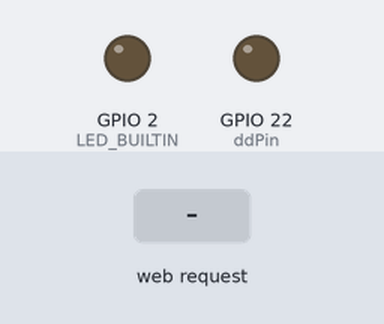
A sketch run on a simulated ESP32. Parts: output pins drawn as LEDs (lit = HIGH). The inputs (shaded band) are chosen by the test bench. What the sketch prints to the serial monitor is not drawn.

Above: at 0.2 s.
At 4.8 s:
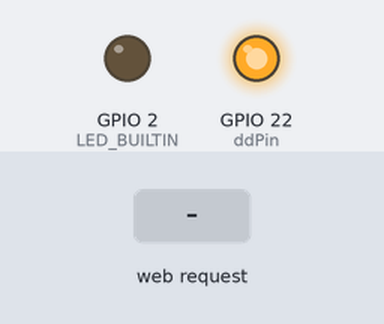
4.9 s: HTTP request GET /W received
6.4 s: HTTP request GET /A received
8.0 s: HTTP request GET /S received
Timing chart, 0 to 11.0 s (numbered marks = the images above; inputs shaded):
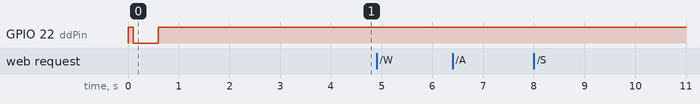

The sketch:

nodemcu_roombacontrol.ino
```cpp
#include <SoftwareSerial.h>
#include <WiFi.h>
#include <WiFiClient.h>
#include <WiFiAP.h>

//Web server off an example from this library https://github.com/espressif/arduino-esp32/tree/master/libraries/WiFi


// Serial1 Create2 connection
int rxPin=21;
int txPin=23;
int lastByte=0;
int sensorVal=0;
int ddPin = 22;

SoftwareSerial Roomba;

/*

  WiFiAccessPoint.ino creates a WiFi access point and provides a web server on it.

  Steps:
  1. Connect to the access point "yourAp"
  2. Go to http://192.168.4.1

*/

// Set these to your desired credentials.
const char *ssid = "yourAP";
const char *password = "yourPassword";

WiFiServer server(80);


void setup() {
  pinMode(LED_BUILTIN, OUTPUT);

  Serial.begin(115200);
  Serial.println();
  Serial.println("Configuring access point...");

  // You can remove the password parameter if you want the AP to be open.
  WiFi.softAP(ssid, password);
  IPAddress myIP = WiFi.softAPIP();
  Serial.print("AP IP address: ");
  Serial.println(myIP);
  server.begin();

  Serial.println("Server started");
  Roomba.begin(19200, rxPin,txPin);

  pinMode(ddPin, OUTPUT);
  digitalWrite(ddPin, HIGH);
  delay(100);
  digitalWrite(ddPin, LOW);
  delay(500);
  digitalWrite(ddPin, HIGH);
  delay(2000);


  Roomba.write(128);  //Start
  Roomba.write(131);  //Safe mode
  delay(1000);
}

int getBattery() //work in progress
{
  Roomba.write(142);
  Roomba.write(25);
  float batVal = Roomba.read();
  Roomba.write(142);
  Roomba.write(26);
  float batCap = Roomba.read();
  return (batVal/batCap)*100;
}


void setDigitLEDs(byte digit1, byte digit2, byte digit3, byte digit4)
{
    Roomba.write(163);
    Roomba.write(digit1);
    Roomba.write(digit2);
    Roomba.write(digit3);
    Roomba.write(digit4);
}


void setPowerLED(byte setColor, byte setIntensity)
{
    int color = setColor;
    int intensity = setIntensity;
    Roomba.write(139);
    Roomba.write((byte)0x00);
    Roomba.write((byte)color);
    Roomba.write((byte)intensity);
}

void driveWheels(int right, int left)
{
  Roomba.write(145);
  Roomba.write(right >> 8);
  Roomba.write(right);
  Roomba.write(left >> 8);
  Roomba.write(left);
}

void loop() {
  WiFiClient client = server.available();   // listen for incoming clients

  if (client) {                             // if you get a client,
    Serial.println("New Client.");           // print a message out the serial port
    String currentLine = "";                // make a String to hold incoming data from the client
    while (client.connected()) {            // loop while the client's connected
      if (client.available()) {             // if there's bytes to read from the client,
        char c = client.read();             // read a byte, then
        Serial.write(c);                    // print it out the serial monitor
        if (c == '\n') {                    // if the byte is a newline character

          // if the current line is blank, you got two newline characters in a row.
          // that's the end of the client HTTP request, so send a response:
          if (currentLine.length() == 0) {
            // HTTP headers always start with a response code (e.g. HTTP/1.1 200 OK)
            // and a content-type so the client knows what's coming, then a blank line:
            client.println("HTTP/1.1 200 OK");
            client.println("Content-type:text/html");
            client.println();

            // the content of the HTTP response follows the header:
            //client.print("<meta http-equiv=\"refresh\" content=\"1\">");
            client.print("<a href=\"/W\" ><button type=\"button\" style=\"width:90px;height:90px;margin-left:45%;\">^</button></a> <br><br>");
            client.print("<a href=\"/A\"><button type=\"button\" style=\"width:90px;height:90px;margin-left:40%;\"><</button></a> <a href=\"/S\"><button type=\"button\" style=\"width:90px;height:90px;margin-left:0%;\">v</button></a> <a href=\"/D\"><button type=\"button\" style=\"width:90px;height:90px;margin-left:0%;\">></button></a> <br>");
           // client.print("<img src=\"https://i.imgur.com/fAcyGS7.jpg\" alt=\"Italian Trulli\">");
            client.print("<br><br> battery value here");
            // The HTTP response ends with another blank line:
            client.println();
            // break out of the while loop:
            break;
          } else {    // if you got a newline, then clear currentLine:
            currentLine = "";
          }

        } else if (c != '\r') {  // if you got anything else but a carriage return character,
          currentLine += c;      // add it to the end of the currentLine
        }


        Serial.println(currentLine);

        //This is pretty simple, checks to see if the HTML request ends in any of these letters
        //A letter corresponds to a direction (basically arrow keys)

        if (currentLine.endsWith("GET /W")) {

          driveWheels(255,255);
          delay(1000);
          driveWheels(0,0);

        }
        if (currentLine.endsWith("GET /A")) {

          driveWheels(255,-255);
          delay(100);
          driveWheels(0,0);
        }
        if (currentLine.endsWith("GET /S")) {

          driveWheels(-255,-255);
          delay(1000);
          driveWheels(0,0);
        }
        if (currentLine.endsWith("GET /D")) {

          driveWheels(-255,255);
          delay(100);
          driveWheels(0,0);
        }


      }
    }
    // close the connection:
    client.stop();
    Serial.println("Client Disconnected.");
  }
}
```

Measured:
- after the input at 4.9 s, every drawn part: stays the same
- after the input at 6.4 s, every drawn part: stays the same
- after the input at 8.0 s, every drawn part: stays the same
